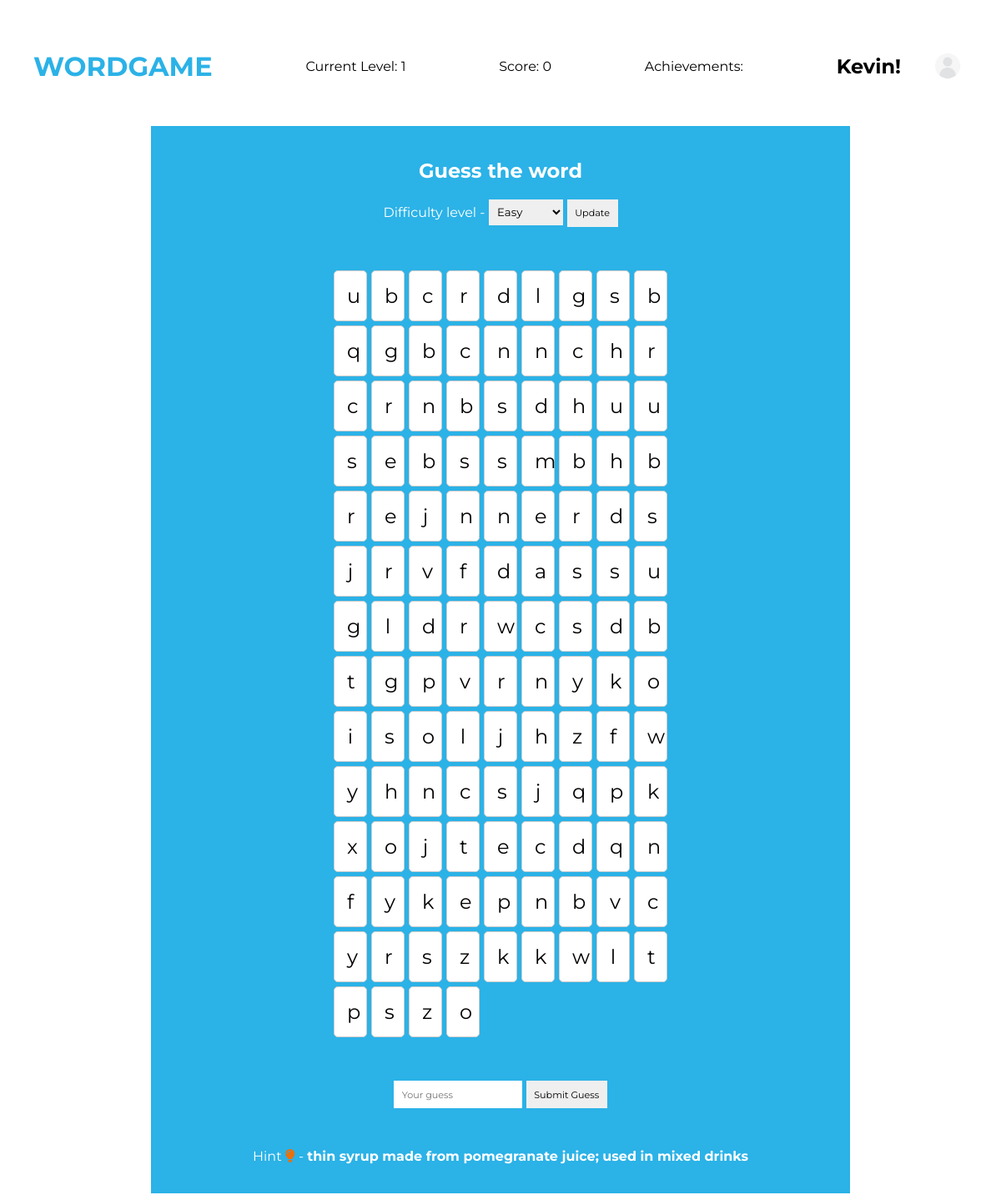
The page /game/play/ (signed in) on the database its author committed.
### users/models.py (models this page shows, shortened)
class CustomUser(AbstractUser):
    current_level = models.IntegerField(default=1)  # Tracks the current level user is on
    total_score = models.IntegerField(default=0)  # Cumulative score
    achievements = models.ManyToManyField('gameplay.Achievement', related_name="users", blank=True)  # Proper ManyToMany relation for achievements
    profile_image = models.ImageField(upload_to='profile_images/', blank=True, null=True)

### gameplay/models.py (models this page shows, shortened)
class Word(models.Model):
    word = models.CharField(max_length=100, unique=True)
    definition = models.TextField()
    difficulty = models.IntegerField(default=1)

### gameplay/views.py (the view, shortened to what this page needs)
# urls.py: path('play/', views.play_game, name='play_game'),
@login_required
def play_game(request):
    selected_difficulty = request.GET.get('difficulty')
    if selected_difficulty is None:
        selected_difficulty = 1
    try:
        numeric_difficulty = int(selected_difficulty)
    except ValueError:
        return HttpResponse(f"Invalid difficulty level: {selected_difficulty}", status=400)
    game_level = GameLevel.objects.filter(difficulty=numeric_difficulty).first()
    if game_level is None:
        return HttpResponse("No game level found", status=404)
    words = Word.objects.filter(difficulty=numeric_difficulty)  # Use numeric directly
    score = request.session.get('score', 0)
    random_word = None
    result = None
    if 'current_word' in request.session:
        random_word = Word.objects.get(id=request.session['current_word'])
    else:
        random_word = random.choice(words)
        request.session['current_word'] = random_word.id
        request.session['attempts'] = 0
        request.session['streak'] = 0
        request.session['score'] = 0
    grid_size = determine_grid_size(random_word.word)
    grid = create_word_grid(grid_size, random_word.word)
    return render(request, 'gameplay/game.html', {
        'random_word': random_word,
        'grid': grid,
        'result': result,
        'score': score,
        'difficulty': numeric_difficulty,  # Use numeric directly
    })

### gameplay/views.py (called while the page is built)
def determine_grid_size(word):
    return max(len(word) + 2, 5)  # Ensure a minimum grid size of 5

### gameplay/templates/gameplay/game.html (shortened to what this page needs)
{% load static %}
<!DOCTYPE html>
<html lang="en">
<head>
</head>
<body>
    <nav>
        <h1><a href="{%url 'home' %}">WORDGAME</a></h1>
        <p>Current Level: {{ user.current_level }}</p>
        <p>Score: {{ score }}</p>
        <p>Achievements: </p>
        <div class="user">
            <h2>{{ user.username }}!</h2>
            {% if user.profile_image %}
                <img src="{{ user.profile_image.url }}" alt="Profile Picture" />
            {% else %}
                <img src="{% static 'images/default-profile.jpg' %}" alt="Default Profile Picture" />
            {% endif %}
        </div>
    </nav>
    <div class="game-content">
        <div class="game-container">
            <form method="GET" action="{% url 'play_game' %}">
                <h2>Guess the word</h2>
                <label for="difficulty">Difficulty level - </label>
                <select name="difficulty" id="difficulty" class="diff-box">
                    <option value="1" {% if difficulty == '1' %}selected{% endif %}>Easy</option>
                </select>
                <button type="submit">Update</button>
            </form>
            <div class="grid">
                {% for row in grid %}
                    {% for letter in row %}
                        <div class="grid-item">{{ letter }}</div>
                    {% endfor %}
                {% endfor %}
            </div>
            {% if random_word %}
                <form method="POST" class="game-form">
                    <input type="text" name="user_guess" placeholder="Your guess" required>
                    <button type="submit">Submit Guess</button>
                </form>
                <p class="hint">Hint <i class="fa-solid fa-lightbulb hint-bulb"></i> - <strong>{{ random_word.definition }}</strong></p>
            {% else %}
                <p>Please select a difficulty level to start the game.</p>
            {% endif %}
        </div>
    </div>
</body>
</html>

### gameplay/templates/gameplay/game.html (style rules this page uses)
* { transition: 0.3s ease all; }
body { font-family: "Montserrat", serif; }
nav { display: flex; align-items: center; justify-content: space-between; padding: 2rem; }
nav h1 a { color: #2bb2e7; font-size: 2rem; text-decoration: none; }
nav img { max-width: 3rem; }
nav .user { display: flex; align-items: center; gap: 2rem; }
i.hint-bulb { color: rgb(233, 112, 13); }
.game-content { width: 100%; display: flex; justify-content: center; align-items: center; }
.game-content .game-container { display: flex; flex-direction: column; align-items: center; gap: 2rem; width: 50rem; background-color: #2bb2e7; border: none; color: #fff; padding: 1.2rem; }
form { font-family: "Montserrat", serif; text-align: center; }
.game-form input, button { font-family: "Montserrat", serif; padding: 0.6rem; border: none; outline: none; color: #000000; font-size: 0.7rem; }
.diff-box { font-family: "Montserrat", serif; padding: 0.4rem; border: none; outline: none; }
.grid { display: grid; grid-template-columns: repeat(auto-fill, minmax(40px, 1fr)); gap: 5px; margin: 20px auto; max-width: 400px; }
.grid-item { background-color: #fff; color: #000000; border: 1px solid #ccc; border-radius: 5px; padding: 15px; font-size: 1.5em; text-align: center; transition: background-color 0.3s; }

### rows shown on the page
CustomUser: current_level "1", username "Kevin"
Word: definition "thin syrup made from pomegranate juice; used in mixed drinks"

### other values the page prints
{{ score }} "0"
{{ letter }} "u" "b" "c" "r" "d" "l" "g" "s" "b" "q" "g" "b" "c" "n" "n" "c" "h" "r" "c" "r" "n" "b" "s" "d" "h" "u" "u" "s" "e" "b" "s" "s" "m" "b" "h" "b" "r" "e" "j" "n" "n" "e" "r" "d" "s" "j" "r" "v" "f" "d" "a" "s" "s" "u" "g" "l" "d" "r" "w" "c" "s" "d" "b" "t" "g" "p" "v" "r" "n" "y" "k" "o" "i" "s" "o" "l" "j" "h" "z" "f" "w" "y" "h" "n" "c" "s" "j" "q" "p" "k" "x" "o" "j" "t" "e" "c" "d" "q" "n" "f" "y" "k" "e" "p" "n" "b" "v" "c" "y" "r" "s" "z" "k" "k" "w" "l" "t" "p" "s" "z" "o"
